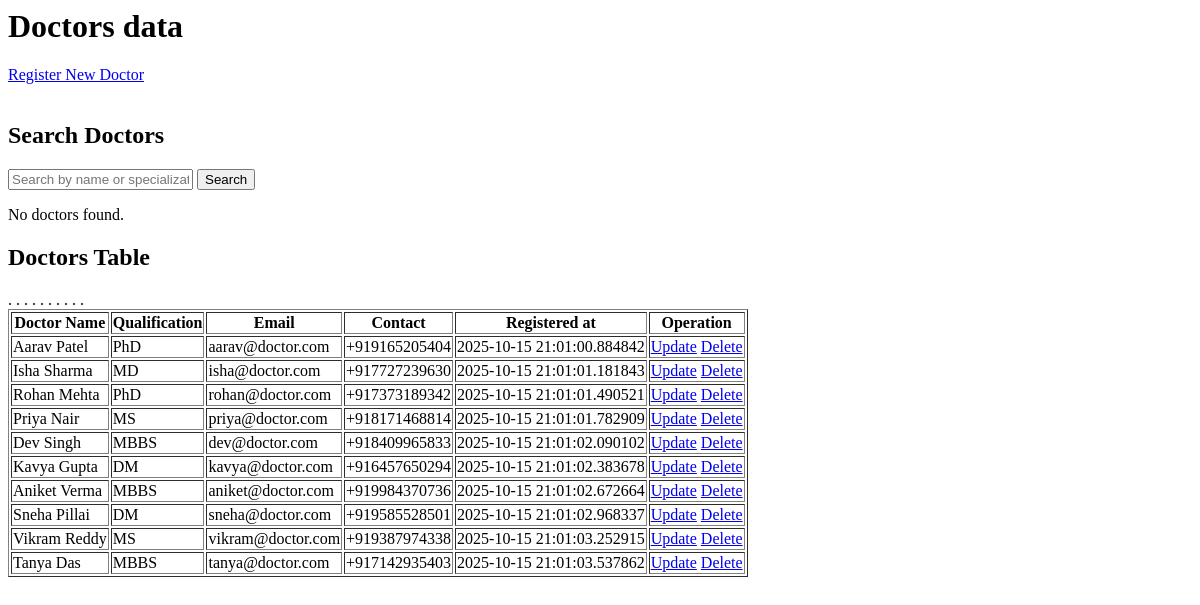
The page /admin/view_doctors (signed in) on the database as committed earlier.
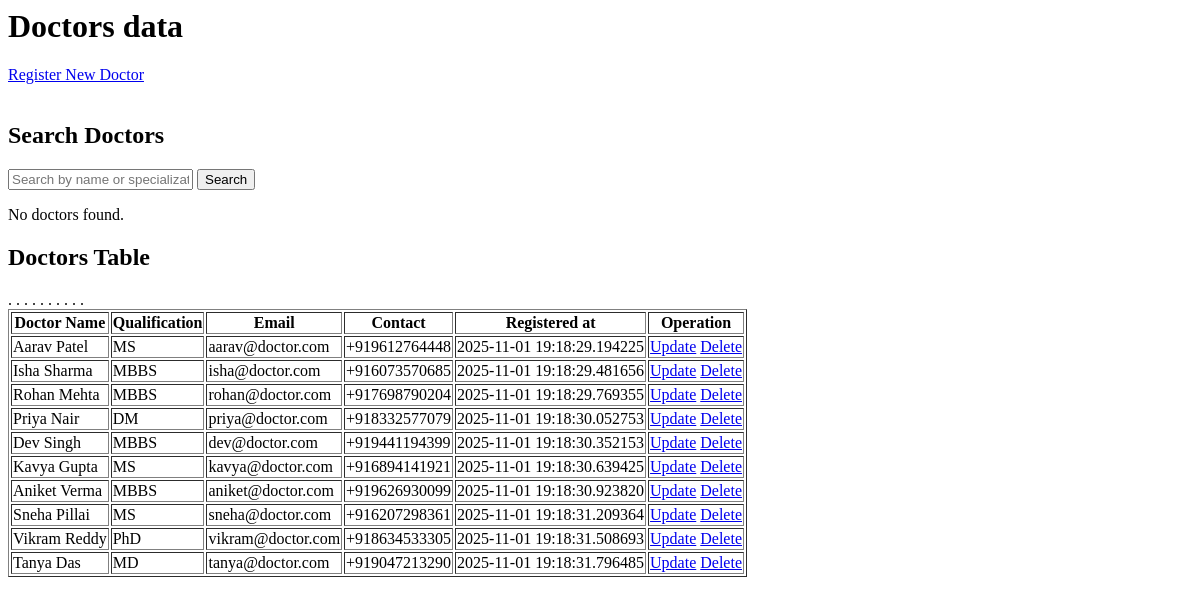
The same page on the database as committed later.
### models.py (models this page shows, shortened)
class User(UserMixin, db.Model):
    __tablename__ = 'users'
    id = db.Column(db.Integer, primary_key=True)
    email = db.Column(db.String(150), unique=True, nullable=False)
    password = db.Column(db.String(200), nullable=False)
    first_name = db.Column(db.String(100), nullable=False)
    last_name = db.Column(db.String(100), nullable=False)
    created_at = db.Column(db.DateTime, default=datetime.utcnow)
    role = db.Column(db.String(20), nullable=False)
    contact_number = db.Column(db.String(100), nullable=True)
    gender = db.Column(db.String(10), nullable=True)
    dob = db.Column(db.Date, nullable=True)
    address = db.Column(db.String(255), nullable=True)
    patient_appointments = db.relationship('Appointment', foreign_keys='Appointment.patient_id', back_populates='patient', lazy=True)
    qualification = db.Column(db.String(200))
    specialization_id = db.Column(db.Integer, db.ForeignKey('departments.id'), nullable=True)
    specialization = db.relationship('Department', back_populates='doctors')
    doctor_appointments = db.relationship('Appointment', foreign_keys='Appointment.doctor_id', back_populates='doctor', lazy=True)

### routes/admin.py (the view)
@admin.route('/view_doctors')
@login_required
def view_doctors():
    check_user_role('admin')
    doctors = User.query.filter_by(role='doctor').all()
    return render_template('admin/doctor/doctors.html', doctors=doctors)

### app.py (called while the page is built)
def create_app():
    app = Flask(__name__)
    app.secret_key = 'app_secret_key'
    app.config['SQLALCHEMY_DATABASE_URI'] = 'sqlite:///hospital.db'
    db.init_app(app)
    bcrypt.init_app(app)
    login_manager.init_app(app)
    login_manager.login_view = 'auth.login'
    @login_manager.user_loader
    def load_user(user_id):
        return User.query.get(int(user_id))
    app.register_blueprint(auth, url_prefix='/auth')
    app.register_blueprint(admin, url_prefix='/admin')
    app.register_blueprint(doctor, url_prefix='/doctor')
    app.register_blueprint(patient, url_prefix='/patient')
    with app.app_context():
        db.create_all()
        print('Database Created Successfully !!')
    return app

### routes/auth.py (called while the page is built)
def check_user_role(role):
    if current_user.role not in role:
        flash(f'You must be an {role} to view this page.')
        return redirect(url_for('auth.login'))

### templates/admin/doctor/doctors.html
<h1>Doctors data</h1>
<div class="">
    <a href="{{url_for('admin.register_doctor')}}">Register New Doctor</a><br>
    <br>
    <h2>Search Doctors</h2>
    <form method="get" action="{{ url_for('admin.search_doctors') }}">
        <input type="text" name="search" placeholder="Search by name or specialization" value="{{ query }}">
        <button type="submit">Search</button>
    </form>
    {% if results %}
    <table>
        <thead>
            <tr>
                <th>Name</th>
                <th>Specialization</th>
            </tr>
        </thead>
        <tbody>
            {% for result in results %}
            <tr>
                <td>{{ result.first_name }} {{ result.last_name }}</td>
                <td>{{ result.qualification }}</td>
            </tr>
            {% endfor %}
        </tbody>
    </table>
    {% else %}
    <p>No doctors found.</p>
    {% endif %}
    <h2>Doctors Table</h2>
    <table border="solid">
        <thead>
            <tr>
                <th>Doctor Name</th>
                <th>Qualification</th>
                <th>Email</th>
                <th>Contact</th>
                <th>Registered at</th>
                <th>Operation</th>
            </tr>
        </thead>
        <tbody>
            {% for doctor in doctors %}
            <tr>
                <td>{{ doctor.first_name }} {{ doctor.last_name }}</td>
                <td>{{ doctor.qualification }}</td>
                <td>{{ doctor.email }}</td>
                <td>{{ doctor.contact_number }}</td>
                <td>{{ doctor.created_at }}</td>
                <td>
                    <a href="{{ url_for('admin.update_doctor', id=doctor.id) }}">Update</a>
                    <a href="{{ url_for('admin.delete_doctor', id=doctor.id) }}">Delete</a>
                </td>
            </tr>.
            {% endfor %}
        </tbody>
    </table>
</div>

Rows that differ between the two databases and show on the page:
changed User "Aarav": qualification "PhD" → "MS"; contact_number "+919165205404" → "+919612764448"; created_at "2025-10-15 21:01:00.884842" → "2025-11-01 19:18:29.194225"
changed User "Isha": qualification "MD" → "MBBS"; contact_number "+917727239630" → "+916073570685"; created_at "2025-10-15 21:01:01.181843" → "2025-11-01 19:18:29.481656"
changed User "Rohan": qualification "PhD" → "MBBS"; contact_number "+917373189342" → "+917698790204"; created_at "2025-10-15 21:01:01.490521" → "2025-11-01 19:18:29.769355"
changed User "Priya": qualification "MS" → "DM"; contact_number "+918171468814" → "+918332577079"; created_at "2025-10-15 21:01:01.782909" → "2025-11-01 19:18:30.052753"
changed User "Dev": contact_number "+918409965833" → "+919441194399"; created_at "2025-10-15 21:01:02.090102" → "2025-11-01 19:18:30.352153"
changed User "Kavya": qualification "DM" → "MS"; contact_number "+916457650294" → "+916894141921"; created_at "2025-10-15 21:01:02.383678" → "2025-11-01 19:18:30.639425"
changed User "Aniket": contact_number "+919984370736" → "+919626930099"; created_at "2025-10-15 21:01:02.672664" → "2025-11-01 19:18:30.923820"
changed User "Sneha": qualification "DM" → "MS"; contact_number "+919585528501" → "+916207298361"; created_at "2025-10-15 21:01:02.968337" → "2025-11-01 19:18:31.209364"
changed User "Vikram": qualification "MS" → "PhD"; contact_number "+919387974338" → "+918634533305"; created_at "2025-10-15 21:01:03.252915" → "2025-11-01 19:18:31.508693"
changed User "Tanya": qualification "MBBS" → "MD"; contact_number "+917142935403" → "+919047213290"; created_at "2025-10-15 21:01:03.537862" → "2025-11-01 19:18:31.796485"
